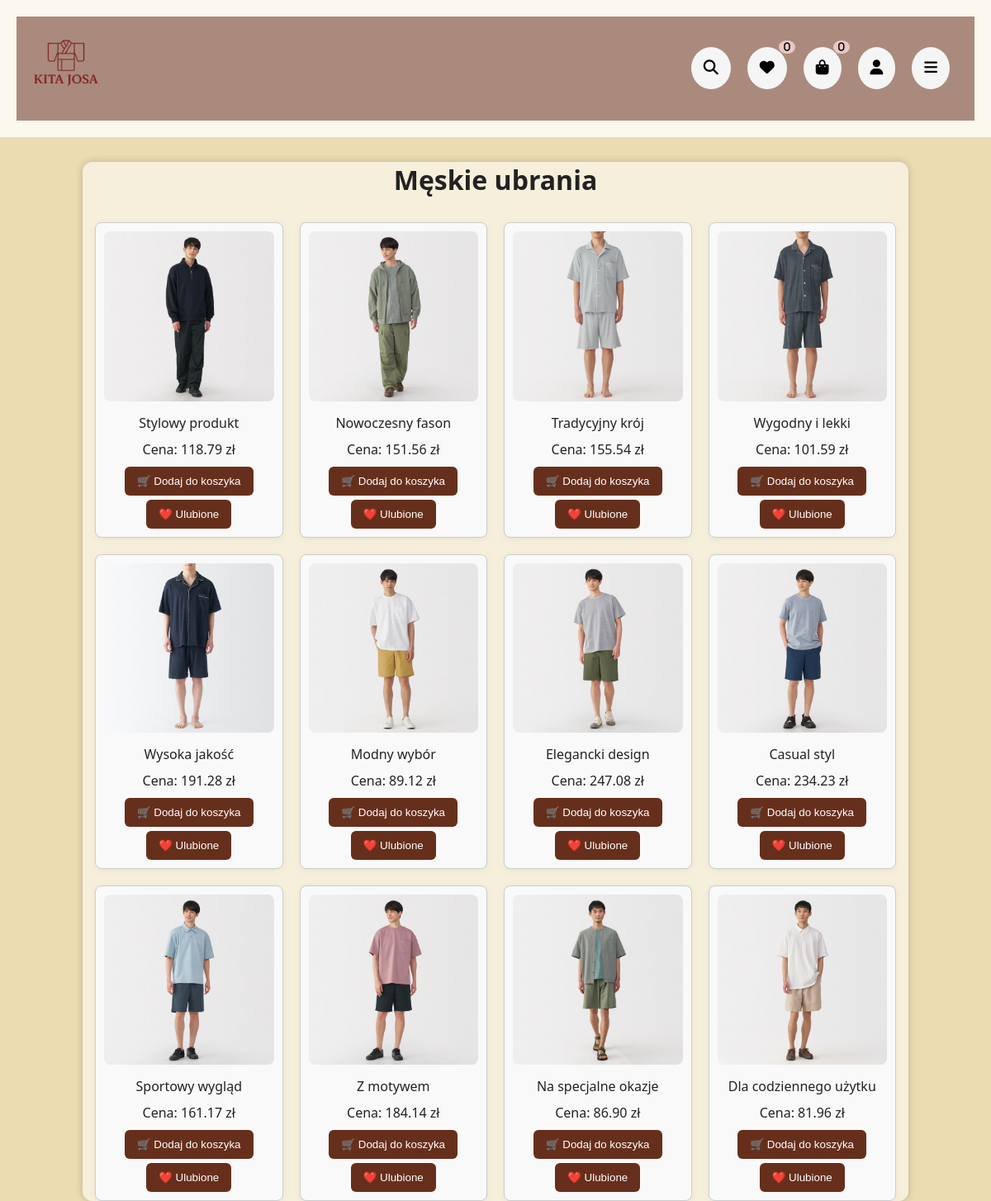
The app's page /ubrania.php with its own data.
### tables this page shows
CREATE TABLE `ubrania` (
  `id` int(11) NOT NULL,
  `cena` decimal(10,2) DEFAULT NULL,
  `opis` text DEFAULT NULL,
  `rozmiar` varchar(10) DEFAULT NULL,
  `zdjecie` varchar(255) DEFAULT NULL,
  `ilosc` int(11) DEFAULT NULL
);

### ubrania.php (the view, shortened to what this page needs)
<?php
include 'db.php';
$result = $conn->query("SELECT * FROM ubrania");
?>
<!DOCTYPE html>
<html lang="pl">
<head>
    <link rel="stylesheet" href="stele.css">
    <link rel="stylesheet" href="https://cdnjs.cloudflare.com/ajax/libs/font-awesome/6.4.0/css/all.min.css">
</head>
<header>
<div class="top-bar">
    <div class="logo">
        <img src="logi.png" alt="Kitajosa"/>
    </div>
       <div class="icon-buttons">
        <button class="icon-button">
            <i class="fas fa-search"></i>
        </button>
        <a href="ulubione.php">
        <button class="icon-button">
       <i class="fas fa-heart">
        <span class="badge">0</span>
       </i> </button></a>
       <a href="cart.php">
       <button class="icon-button">
       <i class="fas fa-shopping-bag">
        <span class="badge">0</span>
       </i></button></a>
       <a href="register.php">
       <button class="icon-button">
       <i class="fas fa-user"></i>
       </button></a>
       <div class="catalog-container">
       <button id="catalogToggle" class="icon-button">
       <i class="fas fa-bars"></i>
       </button>
       </div>
       </div>
    </div>
</header>
<body>
<div class="container">
    <h1>Męskie ubrania</h1>
    <div class="products">
        <?php while ($row = $result->fetch_assoc()): ?>
            <div class="product">
                <a href="product1.php?kategoria=ubrania&id=<?= $row['id']; ?>">
                    <img src="images/<?= htmlspecialchars($row['zdjecie']); ?>" alt="Obrazek produktu">
                </a>
                <p><?= htmlspecialchars($row['opis']); ?></p>
                <p>Cena: <?= $row['cena']; ?> zł</p>
                <form method="POST" action="add_to_cart.php">
                    <button type="submit">🛒 Dodaj do koszyka</button>
                </form>
                <form method="POST" action="add_to_fav.php" style="margin-top:5px;">
                    <button type="submit">❤️ Ulubione</button>
                </form>
            </div>
        <?php endwhile; ?>
    </div>
</div>
</body>
</html>

### stele.css (style rules this page uses)
* { margin: 0; padding: 0; box-sizing: border-box; }
body, html { height: 100%; font-family: 'Segoe UI', sans-serif; color: #EBDCB2; background-color: #EBDCB2; }
header { background-color: rgba(255, 255, 255, 0.808); color: rgb(0, 0, 0); padding: 20px; text-align: center; }
.top-bar { display: flex; justify-content: space-between; align-items: center; padding: 10px 10px; background-color: #662f1c8a; border-bottom: 1px solid #662f1c00; }
.logo img { height: 100px; }
.icon-buttons { display: flex; gap: 20px; padding: 20px; background-color: #662f1c00; }
.icon-button { position: relative; font-size: 18px; padding: 15px; border: none; background: #f5f5f5; border-radius: 50%; cursor: pointer; transition: 0.3s; }
.badge { position: absolute; top: -8px; right: -10px; background: rgba(245, 214, 214, 0.822); color: black; border-radius: 50%; padding: 2px 6px; font-size: 12px; }
.container { max-width: 1000px; margin: 30px auto; padding: 0 15px; background: rgba(255, 255, 255, 0.541); border-radius: 12px; box-shadow: 0 0 10px rgba(0,0,0,0.2); color: #222; }
h1, h2 { margin: 0 0 10px; text-align: center; }
.products { display: grid; grid-template-columns: repeat(auto-fit, minmax(200px, 1fr)); gap: 20px; margin-top: 30px; }
.product { background: white; border-radius: 10px; padding: 15px; box-shadow: 0 2px 10px rgba(0,0,0,0.05); text-align: center; }
.product img { width: 100%; height: 150px; object-fit: cover; border-radius: 8px; }
.product p { margin: 10px 0; }
.product button { background: #662f1c; color: white; padding: 10px 15px; border: none; border-radius: 6px; cursor: pointer; transition: background 0.3s; }
.product { flex: 1 1 calc(25% - 20px); box-sizing: border-box; border: 1px solid #ccc; border-radius: 8px; padding: 10px; text-align: center; background-color: #f9f9f9; }
.product img { max-width: 100%; height: auto; }

### records on screen
ubrania: zdjecie (picture), opis "Stylowy produkt", cena "118.79"
ubrania: zdjecie (picture), opis "Nowoczesny fason", cena "151.56"
ubrania: zdjecie (picture), opis "Tradycyjny krój", cena "155.54"
ubrania: zdjecie (picture), opis "Wygodny i lekki", cena "101.59"
ubrania: zdjecie (picture), opis "Wysoka jakość", cena "191.28"
ubrania: zdjecie (picture), opis "Modny wybór", cena "89.12"
ubrania: zdjecie (picture), opis "Elegancki design", cena "247.08"
ubrania: zdjecie (picture), opis "Casual styl", cena "234.23"
ubrania: zdjecie (picture), opis "Sportowy wygląd", cena "161.17"
ubrania: zdjecie (picture), opis "Z motywem", cena "184.14"
ubrania: zdjecie (picture), opis "Na specjalne okazje", cena "86.90"
ubrania: zdjecie (picture), opis "Dla codziennego użytku", cena "81.96"
